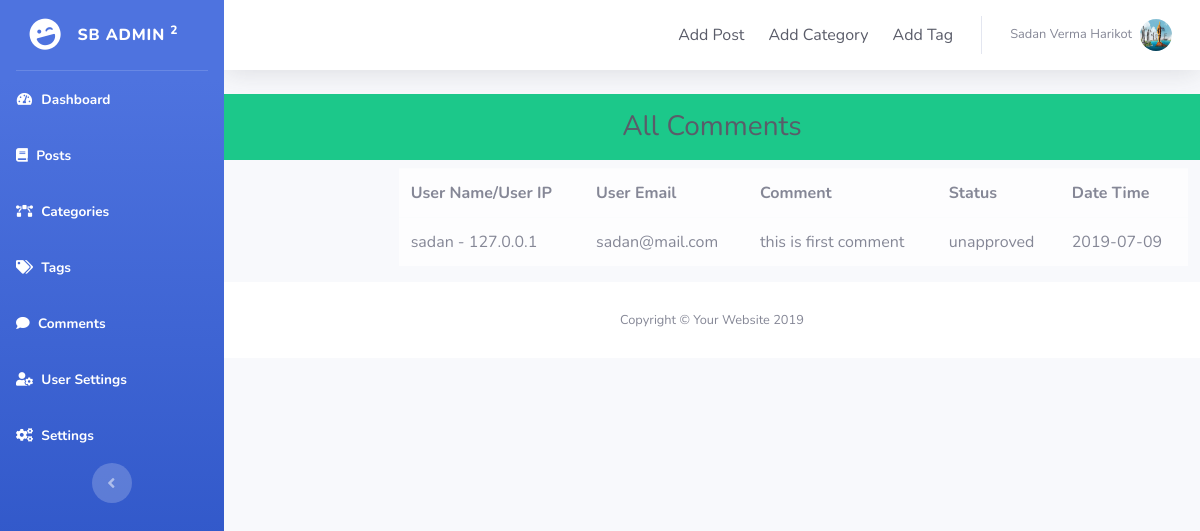
The app's page /admin/comments.php (signed in) with its own data.
### tables this page shows
CREATE TABLE `comments` (
  `id` int(11) NOT NULL,
  `user_name` varchar(255) NOT NULL,
  `user_email` varchar(255) NOT NULL,
  `user_ip` varchar(255) NOT NULL,
  `comment` varchar(255) NOT NULL,
  `post_id` int(11) NOT NULL,
  `status` varchar(255) NOT NULL DEFAULT 'unapproved',
  `time_date` date NOT NULL DEFAULT current_timestamp()
);

### admin/db/DB.php (called while the page is built, shortened)
<?php
class DB
{
    protected $dbh;
    public function __construct()
    {
        $this->dbh = new PDO('mysql:host=' . DB_HOST . ';dbname=' . DB_NAME, DB_USER, DB_PASS);
    }
    public function findData(string $table)
    {
        $query = "SELECT * FROM $table";
        $stmt = $this->dbh->prepare($query);
        $stmt->execute();
        $result = $stmt->fetchAll(PDO::FETCH_ASSOC);
        if (count($result) > 0) {
            return $result;
        }
        return "No Data Found";
    }
}

### admin/comments.php (the view, shortened to what this page needs)
<?php
require_once 'db/DB.php';
$db = new DB();
?>
<?php include 'inc/header.php' ?>
    <div id="wrapper">
    <?php include 'inc/sidebar.php'; ?>
    <div id="content-wrapper" class="d-flex flex-column">
        <div id="content">
            <?php include 'inc/top.php'; ?>
            <div class='oop-box'>
                <div class='col-12 bg-success'>
                    <h3 class='text-center text-dark p-3'>All Comments</h3>
                </div>
                <div class='col-10 offset-2'>
                    <table class="table table-light">
                        <tr>
                            <th>User Name/User IP</th>
                            <th>User Email</th>
                            <th>Comment</th>
                            <th>Status</th>
                            <th>Date Time</th>
                        </tr>
                        <?php
                        foreach ($db->findData('comments') as $value) {
                            echo "<tr>
                                    <td>{$value['user_name']} - {$value['user_ip']}</td>
                                    <td>{$value['user_email']}</td>
                                    <td>{$value['comment']}</td>
                                    <td>{$value['status']}</td>
                                    <td>{$value['time_date']}</td>
                                </tr>";
                        }
                        ?>
                    </table>
                </div>
            </div>
            <?php include 'inc/copyright.php'; ?>
        </div>
    </div>
<?php include 'inc/footer.php'; ?>

### records on screen
comments: user_name "sadan", user_ip "127.0.0.1", user_email "sadan@mail.com", comment "this is first comment", status "unapproved", time_date "2019-07-09"

### other values on screen
$user_name "Sadan Verma Harikot"
